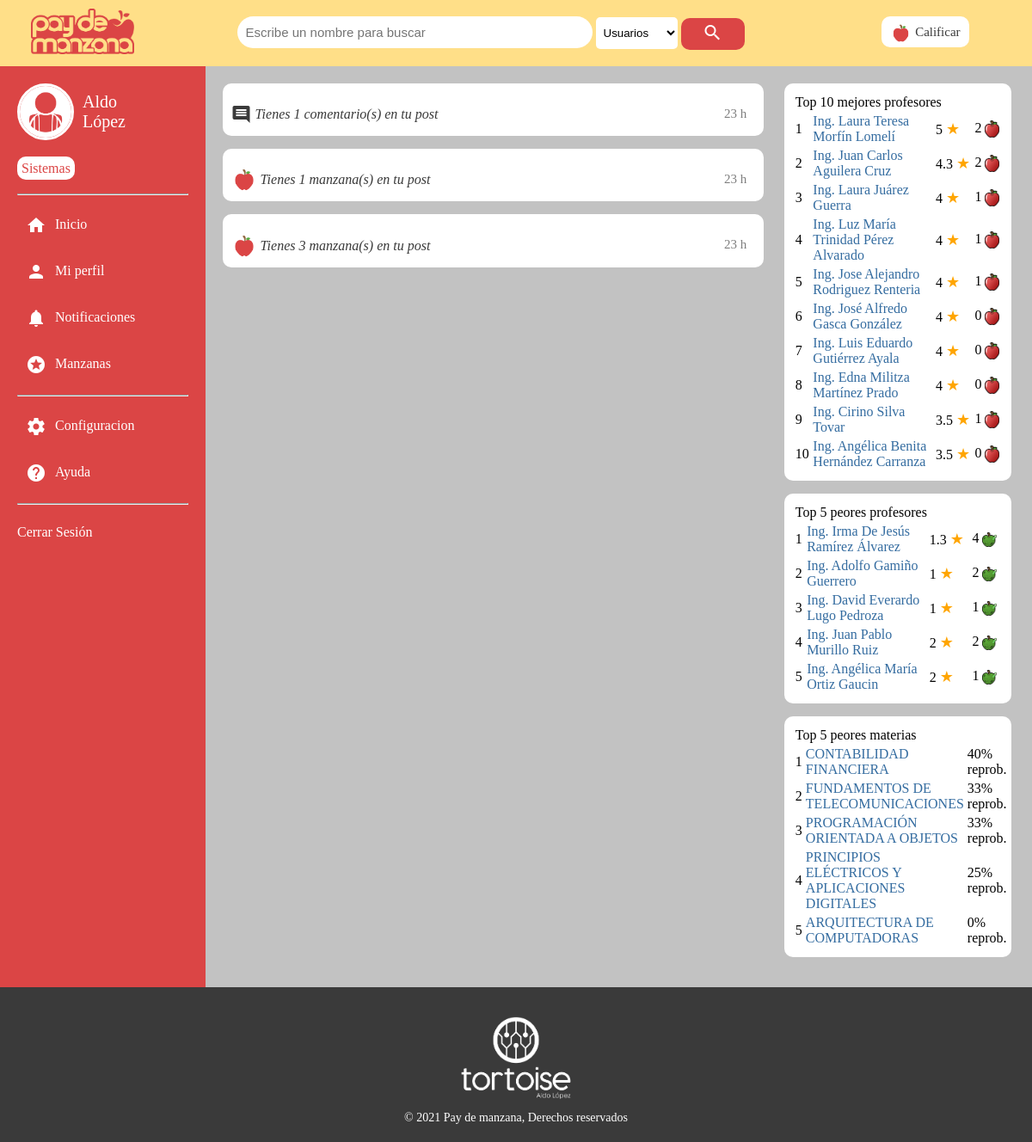
/notificaciones.php (signed in), run on the app's committed database.
### tables this page shows
CREATE TABLE `usuario_presentacion` (
  `Usuario` char(8) NOT NULL,
  `Imagen_ruta` varchar(60) NOT NULL,
  `Descripcion` varchar(500) NOT NULL
);

CREATE TABLE `usuario` (
  `No_control` char(8) NOT NULL,
  `Nombre` varchar(60) NOT NULL,
  `Apellido` varchar(80) NOT NULL,
  `Sexo` enum('Masculino','Femenino','Sin especificar') NOT NULL,
  `Correo` varchar(25) NOT NULL,
  `Carrera` int(11) NOT NULL,
  `Anio_ingreso` year(4) NOT NULL
);

CREATE TABLE `carrera` (
  `Id_carrera` int(11) NOT NULL,
  `Nombre_carrera` varchar(100) DEFAULT NULL,
  `Nombre_corto` varchar(20) DEFAULT NULL,
  `Semestres` int(11) DEFAULT NULL
);

CREATE TABLE `post_notificacion` (
  `Post` int(11) NOT NULL,
  `Usuario` char(8) NOT NULL,
  `Personas` int(11) NOT NULL,
  `Fecha` date NOT NULL,
  `Hora` time NOT NULL,
  `Tipo` enum('Manzana','Comentario') NOT NULL,
  `Visto` tinyint(4) NOT NULL
);

### model/usuario/ver_perfil.php (called while the page is built, shortened)
<?php
    $sql="SELECT Nombre, Apellido, Carrera FROM usuario WHERE No_control=:usuario";
    $resultado=$base->prepare($sql);
    $resultado->bindValue(":usuario",$usuario);
    $resultado->execute();
    $registro=$resultado->fetch((PDO::FETCH_ASSOC));
    $profilename = $registro["Nombre"] . " " . $registro["Apellido"];
    $carrera = $registro["Carrera"];
    $sql="SELECT Imagen_ruta FROM usuario_presentacion WHERE Usuario=:usuario";
    $resultado=$base->prepare($sql);
    $resultado->bindValue(":usuario",$usuario);
    $resultado->execute();
    $registro=$resultado->fetch((PDO::FETCH_ASSOC));
    $profileimage = $registro["Imagen_ruta"];
    $sql="SELECT * FROM carrera WHERE Id_carrera=:carrera";
    $resultado=$base->prepare($sql);
    $resultado->bindValue(":carrera",$carrera);
    $resultado->execute();
    $registro=$resultado->fetch((PDO::FETCH_ASSOC));
    $profilecareer = $registro["Nombre_corto"];
?>

### model/data/ver_notificaciones.php (called while the page is built, shortened)
<?php
    $tamano=10;
    $pagina=1;
    $sql1="SELECT * FROM post_notificacion WHERE Usuario=:usuario";
    $empezar=($pagina-1)*$tamano;
    $sql2= $sql1 . " ORDER BY Fecha DESC, Hora DESC LIMIT $empezar,$tamano";
    $resultado=$base->prepare($sql2);
    $resultado->bindValue(":usuario",$usuario);
    $resultado->execute();
    $lista_notificaciones=$resultado->fetchAll((PDO::FETCH_OBJ));
?>

### model/data/date_diff.php (called while the page is built)
<?php
    function dateDifference($date_1 , $date_2 , $differenceFormat = '%a' ){
        $datetime1 = date_create($date_1);
        $datetime2 = date_create($date_2);
        $interval = date_diff($datetime1, $datetime2);
        return $interval->format($differenceFormat);
    }
    function obtenerFecha($date_1 , $date_2){
        if(dateDifference($date_1,$date_2)=='0'){
            if(dateDifference($date_1,$date_2,'%h')=='0'){
                if(dateDifference($date_1,$date_2,'%i')=='0'){
                    return 'Hace un momento';
                }else{
                    return dateDifference($date_1,$date_2,'%i min');
                }
            }else{
                return dateDifference($date_1,$date_2,'%h h');
            }
        }else{
            return dateDifference($date_1,$date_2,'%a d');
        }
    }
?>

### view/common/sidebar/side_index.php (the view, shortened to what this page needs)
<div class="sidebar" id="sidebar">
    <div class="perfil">
        <div class="nombre">
            <img src="uploads/profile-images/<?php echo $profileimage; ?>" alt="perfil" width="60px">
            <span><?php echo $profilename; ?></span>
        </div>
        <div class="carrera">
            <span><?php echo $profilecareer; ?></span>
        </div>
    </div>
    <ul>
        <hr>
        <li><a href="index" id="side-inicio"><i class="material-icons">home</i><span class="side-text">Inicio</span></a></li>
        <li><a href="#" id="side-perfil"><i class="material-icons">person</i><span class="side-text">Mi perfil</span></a></li>
        <li><a href="notificaciones" id="side-notificaciones"><i class="material-icons">notifications</i><span class="side-text">Notificaciones</span>
        </a></li>
        <li><a href="#" id="side-manzanas"><i class="material-icons">stars</i><span class="side-text">Manzanas</span></a></li>
        <hr>
        <li><a href="#" id="side-config"><i class="material-icons">settings</i><span class="side-text">Configuracion</span></a></li>
        <li><a href="#" id="side-ayuda"><i class="material-icons">help</i><span class="side-text">Ayuda</span></a></li>
        <hr>
        <li><a href="logout" id="side-ayuda"><span class="side-text">Cerrar Sesión</span></a></li>
    </ul>
</div>

### view/notificaciones.php (shortened to what this page needs)
<div class="espacio">
    <section class="posts">
        <?php
            require_once("model/data/date_diff.php");
            require_once("model/data/ver_notificaciones.php");
            foreach($lista_notificaciones as $notificacion){
                ?>
                <a href="post?id=<?php echo $notificacion->Post;?>" style="display: block;">
                    <div <?php
                        if($notificacion->Visto==0){
                            echo 'class="notificacion-novisto"';
                        }else{
                            echo 'class="notificacion-visto"';
                        }
                    ?>
                    >
                    <?php
                        $fecha = obtenerFecha($notificacion->Fecha . $notificacion->Hora,date('G:i:s') . date("y-n-j"));
                        if($notificacion->Tipo=='Manzana'){
                            ?>
                            <img src="images/ico-man-buena.PNG" alt="manzana-b" width="30px">
                            <i>Tienes <?php echo $notificacion->Personas;?> manzana(s) en tu post</i>
                            <span class="hora"><?php echo $fecha;?></span>
                            <?php
                        }else{
                            ?>
                            <i class="material-icons">comment</i>
                            <i>Tienes <?php echo $notificacion->Personas;?> comentario(s) en tu post</i>
                            <span class="hora"><?php echo $fecha;?></span>
                            <?php
                        }
                    ?>
                    </div>
                </a>
                <?php
            }
        ?>
    </section>
    <aside class="stats">
        <?php
        require_once("model/data/stats.php");
        require_once("view/common/aside/stats.php");
        ?>
    </aside>
</div>

### style/header.css (style rules this page uses)
html { min-height: 100vh; }
body { margin: 0; padding: 0; font-family: ProximaNova-Regular; min-height: 100vh; }
body { padding: 0px 0px; background: #c2c2c2; }
body header { width: 100%; background: #ffdf88; display: -webkit-box; display: -ms-flexbox; display: flex; -webkit-box-align: center; -ms-flex-align: center; align-items: center; }
body header div { display: inline-block; vertical-align: middle; text-align: center; }
body header .barra-top { padding: 10px; width: 100%; }
body header .barra-top .buscar { width: 70%; }
body header .barra-top .buscar input[type="text"], body header .barra-top .buscar input[type="tel"], body header .barra-top .buscar input[type="email"], body header .barra-top .buscar input[type="password"], body header .barra-top .buscar input[type="number"] { background: #FFF; width: 50%; max-width: 1000px; border-radius: 20px; -webkit-box-sizing: border-box; box-sizing: border-box; border: 0px solid #db4545; font-size: 15px; padding: 10px; }
body header .barra-top .buscar select { line-height: 1.3; padding: 10px 5px; -webkit-box-sizing: border-box; box-sizing: border-box; border: 0px solid #db4545; border-radius: 5px; background: #ffffff; }
body header .barra-top .buscar select option { font-weight: normal; padding: 5px; }
body header .barra-top .buscar button { color: #ffffff; border: 0; border-radius: 10px; background: #db4545; padding: 5px 25px; vertical-align: middle; }
body header .barra-top .img { width: 10%; }
body header .barra-top .calificar { width: 15%; }
body header .barra-top .calificar a { font-size: 15px; font-family: Proxima Nova Bold; text-decoration: none; color: #3a3a3a; padding: 10px; border-radius: 10px; border: 0px solid #db4545; background: #FFFFFF; }
body header .barra-top .calificar a img { vertical-align: middle; }

### style/side-bar.css (style rules this page uses)
html { min-height: 100vh; }
body { margin: 0; padding: 0; font-family: ProximaNova-Regular; min-height: 100vh; }
.main .contenido .sidebar { margin: 0px 0px; width: 250px; background: #db4545; color: #FFFFFF; padding: 20px; float: left; overflow: hidden; -ms-flex-wrap: wrap; flex-wrap: wrap; -webkit-box-pack: justify; -ms-flex-pack: justify; justify-content: space-between; }
.main .contenido .sidebar ul { display: block; width: 100%; list-style: none; margin: 10px 0px; text-align: left; list-style-type: none; padding: 0px; height: 100vh; }
.main .contenido .sidebar ul li { width: 100%; margin: 0px; display: block; }
.main .contenido .sidebar ul li a { width: 100%; padding: 15px 0px; display: block; text-decoration: none; color: #FFFFFF; -webkit-transition: padding .3s; transition: padding .3s; }
.main .contenido .sidebar ul li a i { margin: 0px 10px; vertical-align: middle; }
.main .contenido .sidebar .perfil .nombre { width: 70px; height: 70px; display: -webkit-box; display: -ms-flexbox; display: flex; }
.main .contenido .sidebar .perfil .nombre img { width: 60px; height: 60px; border-radius: 50%; border: 3px solid #ffffff; -o-object-fit: cover; object-fit: cover; float: left; }
.main .contenido .sidebar .perfil .nombre span { float: left; margin: 10px 10px; font-size: 20px; vertical-align: middle; -webkit-box-align: center; -ms-flex-align: center; align-items: center; }
.main .contenido .sidebar .carrera { margin: 20px auto; }
.main .contenido .sidebar .carrera span { padding: 5px; border-radius: 10px; background: #ffffff; color: #db4545; font-family: Proxima Nova Bold; }

### style/footer.css (style rules this page uses)
html { min-height: 100vh; }
body { margin: 0; padding: 0; font-family: ProximaNova-Regular; min-height: 100vh; }
footer { text-align: center; width: 100%; background: #3a3a3a; color: #FFFFFF; font-size: 14px; }
footer div { width: 100%; padding: 20px 0px; }
footer div img { width: 150px; display: block; margin: 10px auto; }

### style/index.css (style rules this page uses)
html { min-height: 100vh; }
body { margin: 0; padding: 0; font-family: ProximaNova-Regular; min-height: 100vh; }
.espacio { width: 100%; padding: 20px; -webkit-box-sizing: border-box; box-sizing: border-box; display: -webkit-box; display: -ms-flexbox; display: flex; }
.espacio .posts { width: 70%; margin: 0px 10px 0px 0px; }
.espacio .stats { width: 30%; margin: 0px 0px 0px 10px; -webkit-box-sizing: border-box; box-sizing: border-box; }

### data on the page
usuario_presentacion: Imagen_ruta (picture)
usuario: profilename "Aldo López"
carrera: Nombre_corto "Sistemas"
post_notificacion: Personas "1", fecha "23 h"
post_notificacion: Personas "1", fecha "23 h"
post_notificacion: Personas "3", fecha "23 h"

### other printed values
$profesores->Nombre "Ing. Laura Teresa Morfín Lomelí"
$promedio "5"
$profesores->Manzanas "2"
$profesores->Nombre "Ing. Juan Carlos Aguilera Cruz"
$promedio "4.3"
$profesores->Nombre "Ing. Laura Juárez Guerra"
$promedio "4"
$profesores->Manzanas "1"
$profesores->Nombre "Ing. Luz María Trinidad Pérez Alvarado"
$profesores->Nombre "Ing. Jose Alejandro Rodriguez Renteria"
$profesores->Nombre "Ing. José Alfredo Gasca González"
$profesores->Manzanas "0"
$profesores->Nombre "Ing. Luis Eduardo Gutiérrez Ayala"
$profesores->Nombre "Ing. Edna Militza Martínez Prado"
$profesores->Nombre "Ing. Cirino Silva Tovar"
